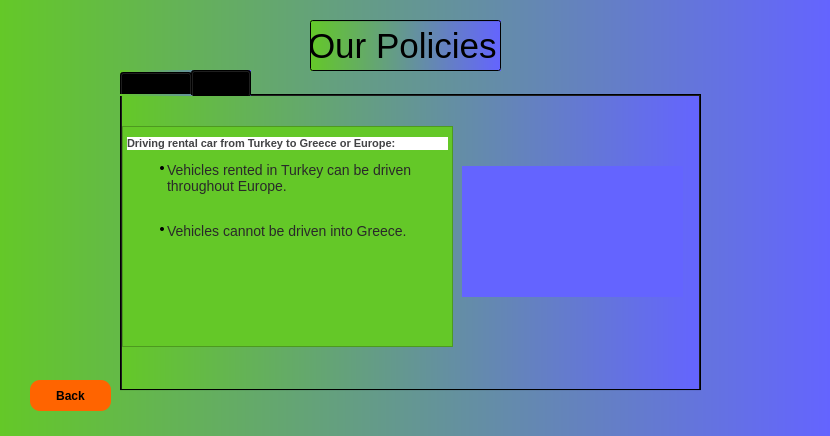
<?xml version="1.0" encoding="UTF-8"?>
<ui version="4.0">
 <class>Form</class>
 <widget class="QWidget" name="Form">
  <property name="geometry">
   <rect>
    <x>0</x>
    <y>0</y>
    <width>830</width>
    <height>436</height>
   </rect>
  </property>
  <property name="windowTitle">
   <string>Form</string>
  </property>
  <property name="styleSheet">
   <string notr="true">background-color: qlineargradient(spread:pad, x1:0, y1:0, x2:1, y2:0, stop:0 rgba(100, 200, 40, 255), stop:1 rgba(100, 100, 255, 255));</string>
  </property>
  <widget class="QTabWidget" name="tabWidget">
   <property name="geometry">
    <rect>
     <x>120</x>
     <y>70</y>
     <width>581</width>
     <height>321</height>
    </rect>
   </property>
   <property name="currentIndex">
    <number>1</number>
   </property>
   <widget class="QWidget" name="tab">
    <attribute name="title">
     <string>Smoking</string>
    </attribute>
    <widget class="QLabel" name="label">
     <property name="geometry">
      <rect>
       <x>420</x>
       <y>70</y>
       <width>141</width>
       <height>131</height>
      </rect>
     </property>
     <property name="styleSheet">
      <string notr="true">border-image: url(C:/Users/Fatih/Desktop/smoke.png);
background-color: rgb(100, 100, 255);</string>
     </property>
     <property name="text">
      <string/>
     </property>
    </widget>
    <widget class="QTextEdit" name="textEdit">
     <property name="geometry">
      <rect>
       <x>30</x>
       <y>40</y>
       <width>331</width>
       <height>221</height>
      </rect>
     </property>
     <property name="styleSheet">
      <string notr="true">background-color: rgb(100, 200, 40);</string>
     </property>
     <property name="html">
      <string>&lt;!DOCTYPE HTML PUBLIC &quot;-//W3C//DTD HTML 4.0//EN&quot; &quot;http://www.w3.org/TR/REC-html40/strict.dtd&quot;&gt;
&lt;html&gt;&lt;head&gt;&lt;meta name=&quot;qrichtext&quot; content=&quot;1&quot; /&gt;&lt;style type=&quot;text/css&quot;&gt;
p, li { white-space: pre-wrap; }
&lt;/style&gt;&lt;/head&gt;&lt;body style=&quot; font-family:'MS Shell Dlg 2'; font-size:8.25pt; font-weight:400; font-style:normal;&quot;&gt;
&lt;p style=&quot; margin-top:0px; margin-bottom:0px; margin-left:0px; margin-right:0px; -qt-block-indent:0; text-indent:0px;&quot;&gt;&lt;span style=&quot; font-family:'Custom-Demi,Arial,sans-serif'; font-size:14pt; font-weight:600; color:#333333; background-color:#ffffff;&quot;&gt;No, smoking is not allowed in rental cars&lt;/span&gt;&lt;/p&gt;
&lt;p style=&quot; margin-top:0px; margin-bottom:0px; margin-left:0px; margin-right:0px; -qt-block-indent:0; text-indent:0px;&quot;&gt;&lt;span style=&quot; font-family:'Custom-Regular,Arial,sans-serif'; font-size:14pt; color:#333333; background-color:#ffffff;&quot;&gt;.We began this &lt;/span&gt;&lt;a href=&quot;https://www.avis.com/en/customer-service/faqs/usa/avis-car-sales/non-smoking&quot;&gt;&lt;span style=&quot; font-family:'Custom-Regular,Arial,sans-serif'; font-size:14pt; text-decoration: underline; color:#d4002a; background-color:#ffffff;&quot;&gt;non-smoking policy&lt;/span&gt;&lt;/a&gt;&lt;span style=&quot; font-family:'Custom-Regular,Arial,sans-serif'; font-size:14pt; color:#333333; background-color:#ffffff;&quot;&gt; on October 1, 2009, to ensure that all our customers drive in a comfortable, clean car. A cleaning fee of up to $250 may be applied to the cost of a rental, should this non-smoking policy be violated.&lt;/span&gt;&lt;/p&gt;&lt;/body&gt;&lt;/html&gt;</string>
     </property>
    </widget>
   </widget>
   <widget class="QWidget" name="tab_2">
    <attribute name="title">
     <string>Border</string>
    </attribute>
    <widget class="QLabel" name="label_2">
     <property name="geometry">
      <rect>
       <x>340</x>
       <y>70</y>
       <width>221</width>
       <height>131</height>
      </rect>
     </property>
     <property name="styleSheet">
      <string notr="true">border-image: url(C:/Users/Fatih/Desktop/border.png);
background-color: rgb(100, 100, 255);</string>
     </property>
     <property name="text">
      <string/>
     </property>
    </widget>
    <widget class="QTextEdit" name="textEdit_2">
     <property name="geometry">
      <rect>
       <x>0</x>
       <y>30</y>
       <width>331</width>
       <height>221</height>
      </rect>
     </property>
     <property name="styleSheet">
      <string notr="true">background-color: rgb(100, 200, 40);</string>
     </property>
     <property name="html">
      <string>&lt;!DOCTYPE HTML PUBLIC &quot;-//W3C//DTD HTML 4.0//EN&quot; &quot;http://www.w3.org/TR/REC-html40/strict.dtd&quot;&gt;
&lt;html&gt;&lt;head&gt;&lt;meta name=&quot;qrichtext&quot; content=&quot;1&quot; /&gt;&lt;style type=&quot;text/css&quot;&gt;
p, li { white-space: pre-wrap; }
&lt;/style&gt;&lt;/head&gt;&lt;body style=&quot; font-family:'MS Shell Dlg 2'; font-size:8.25pt; font-weight:400; font-style:normal;&quot;&gt;
&lt;p style=&quot; margin-top:12px; margin-bottom:12px; margin-left:0px; margin-right:0px; -qt-block-indent:0; text-indent:0px; line-height:19px; background-color:#ffffff;&quot;&gt;&lt;span style=&quot; font-family:'Arial,Verdana,sans-serif'; font-size:8pt; font-weight:600; color:#424345;&quot;&gt;Driving rental car from Turkey to Greece or Europe:&lt;/span&gt;&lt;/p&gt;
&lt;ul style=&quot;margin-top: 0px; margin-bottom: 0px; margin-left: 0px; margin-right: 0px; -qt-list-indent: 1;&quot;&gt;&lt;li style=&quot; font-family:'Arial,Verdana,sans-serif'; font-size:8pt; color:#292929;&quot; style=&quot; margin-top:12px; margin-bottom:0px; margin-left:0px; margin-right:0px; -qt-block-indent:0; text-indent:0px;&quot;&gt;&lt;span style=&quot; font-size:14px;&quot;&gt;Vehicles rented in Turkey can be driven throughout Europe.&lt;br /&gt;&lt;br /&gt;&lt;/span&gt;&lt;/li&gt;
&lt;li style=&quot; font-family:'Arial,Verdana,sans-serif'; font-size:8pt; color:#292929;&quot; style=&quot; margin-top:0px; margin-bottom:12px; margin-left:0px; margin-right:0px; -qt-block-indent:0; text-indent:0px;&quot;&gt;&lt;span style=&quot; font-size:14px;&quot;&gt;Vehicles cannot be driven into Greece.&lt;/span&gt;&lt;/li&gt;&lt;/ul&gt;&lt;/body&gt;&lt;/html&gt;</string>
     </property>
    </widget>
   </widget>
  </widget>
  <widget class="QLineEdit" name="lineEdit">
   <property name="geometry">
    <rect>
     <x>310</x>
     <y>20</y>
     <width>191</width>
     <height>51</height>
    </rect>
   </property>
   <property name="font">
    <font>
     <family>Segoe UI</family>
     <pointsize>26</pointsize>
     <weight>50</weight>
     <bold>false</bold>
    </font>
   </property>
   <property name="text">
    <string>Our Policies</string>
   </property>
  </widget>
  <widget class="QPushButton" name="pushButton_2">
   <property name="geometry">
    <rect>
     <x>30</x>
     <y>380</y>
     <width>81</width>
     <height>31</height>
    </rect>
   </property>
   <property name="font">
    <font>
     <weight>75</weight>
     <bold>true</bold>
    </font>
   </property>
   <property name="styleSheet">
    <string notr="true">background-color: rgb(255, 100, 0);
border-radius:10px;</string>
   </property>
   <property name="text">
    <string>Back</string>
   </property>
  </widget>
 </widget>
 <resources/>
 <connections/>
</ui>
